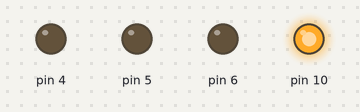
Recording of a sketch running on a simulated Arduino Uno, built with avr-gcc and run on an emulated ATmega328P. Shown: output pins drawn as LEDs (lit = HIGH).

Above: at 1.5 s.
At 3.5 s:
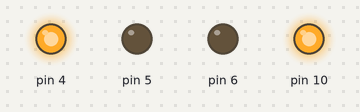
At 4.5 s:
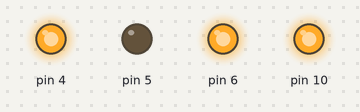
At 5.5 s:
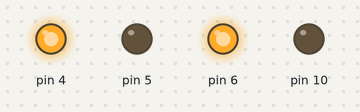
At 7.5 s:
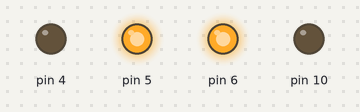
At 9.5 s:
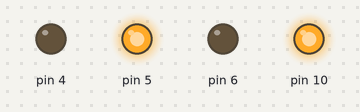
Timing chart, 0 to 10.4 s (numbered marks = the images above):
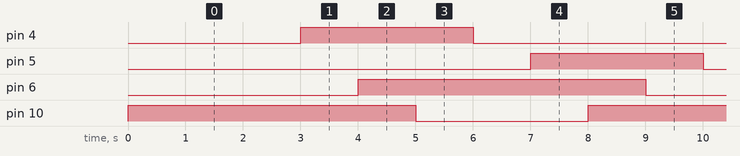

Measured:
- by itself, pin 4, pin 5: alternates HIGH for 3.0 s and LOW for 5.0 s
- by itself, pin 6, pin 10: alternates HIGH for 5.0 s and LOW for 3.0 s
- by itself, everything shown: repeats every 8.0 s, in 8 steps

The sketch:

prueba_arduino_mio.ino
```cpp
void setup() {
pinMode(10, OUTPUT);
pinMode(6, OUTPUT);
pinMode(5, OUTPUT);
pinMode(4, OUTPUT);

}

void loop() {
  digitalWrite(10, HIGH);
   delay(1000);
  digitalWrite(6, LOW);
 delay(1000);
  digitalWrite(5, LOW);
  delay(1000);
  digitalWrite(4, HIGH);
 delay(1000);
 digitalWrite(6, HIGH);
  delay(1000);
  digitalWrite(10, LOW);
 delay(1000);
  digitalWrite(4, LOW);
   delay(1000);
  digitalWrite(5, HIGH);
 delay(1000);
}
```
